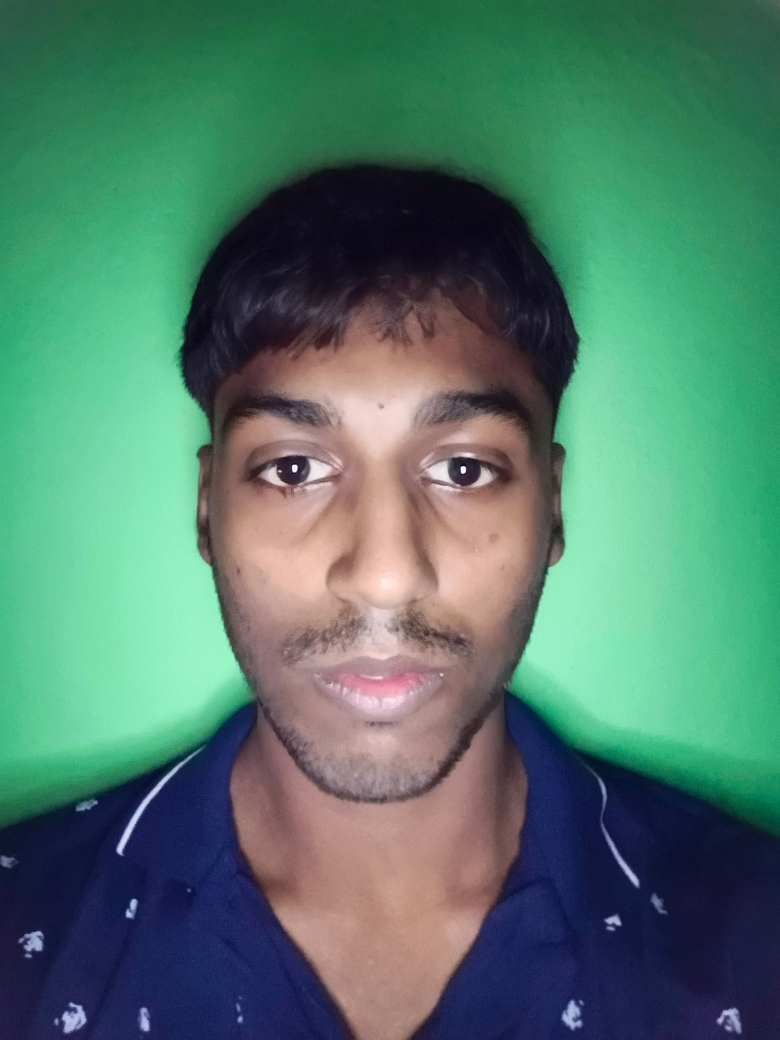
#> input picture Images/me.jpg, 3119 x 4160 px, found by its file name (shown at 1/4 size)
$ python resize_image.py
#> lines starting #> are read from the running program, lines starting #| are printed output that depends on the picture
from PIL import Image

image = Image.open("me.jpg")
#> image is the input picture: PIL image 3119x4160 RGB; mean R, G, B 81.1, 121.4, 105.5

# Resize the image
resized_image = image.resize((640, 480))
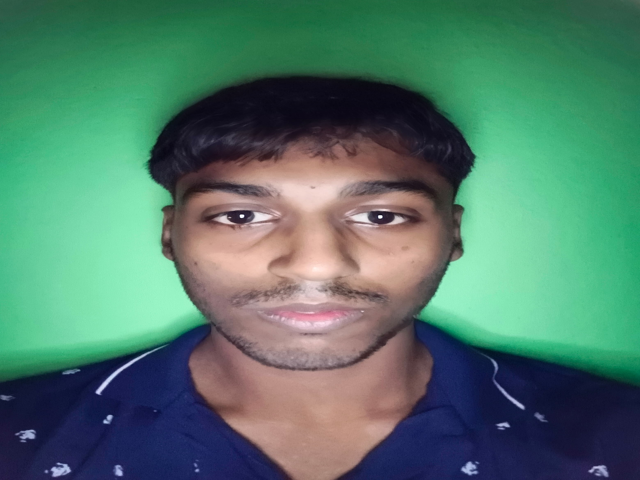
#> resized_image: PIL image 640x480 RGB; mean R, G, B 81.1, 121.4, 105.5

# Save the resized image (optional)
resized_image.save("resized_image.jpg")
